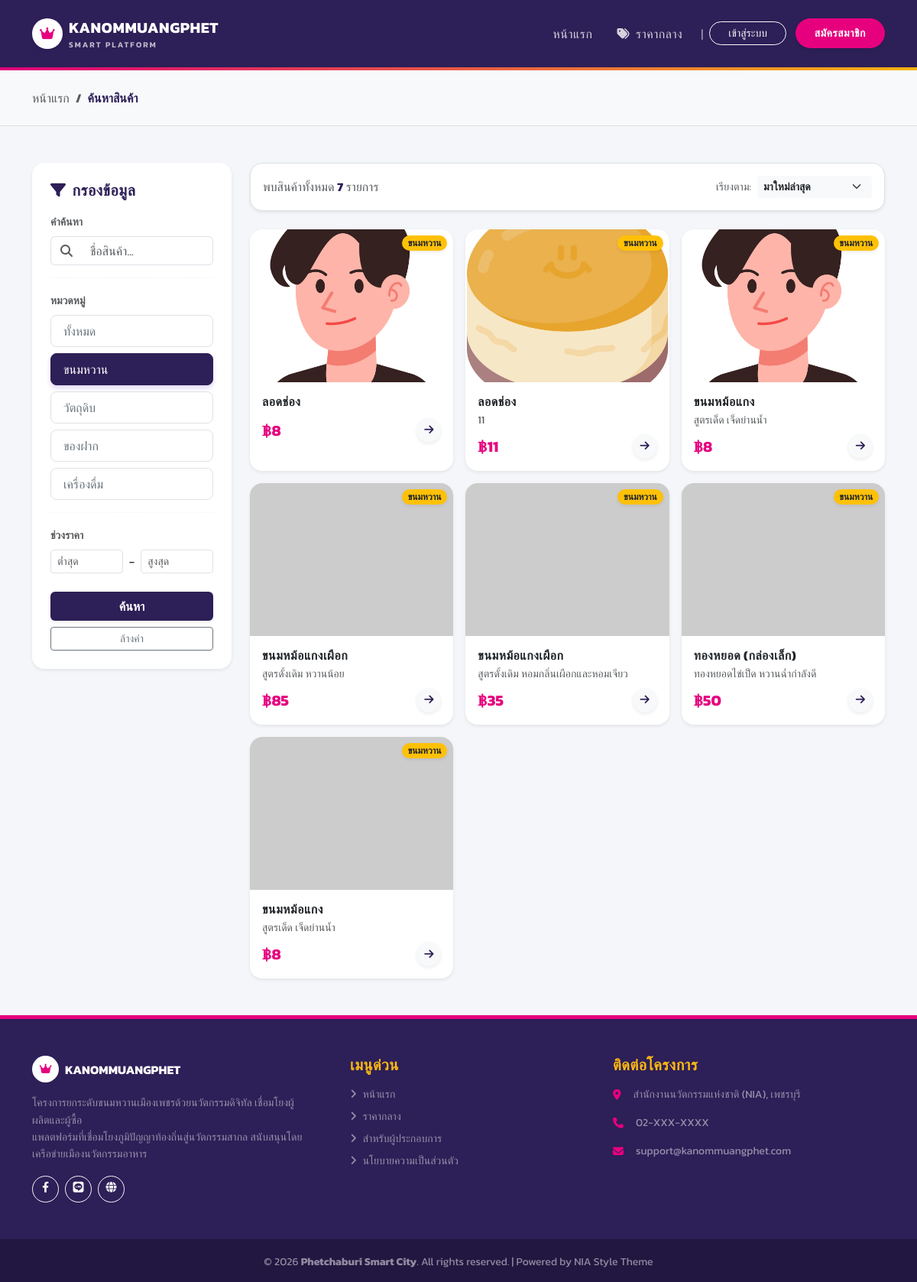
Screenshot of /search.php?category=dessert with the database file from the repository.
### tables this page shows
CREATE TABLE `products` (
  `id` int(11) NOT NULL,
  `shop_id` int(11) NOT NULL COMMENT 'เจ้าของสินค้า (Link ไปยัง users.id)',
  `name` varchar(255) NOT NULL,
  `description` text,
  `price` decimal(10,2) NOT NULL DEFAULT '0.00',
  `stock_qty` int(11) DEFAULT '100',
  `category` varchar(256) DEFAULT 'dessert',
  `image` varchar(255) DEFAULT NULL,
  `status` varchar(256) DEFAULT 'active',
  `created_at` timestamp NULL DEFAULT CURRENT_TIMESTAMP,
  `central_id` int(11) DEFAULT NULL COMMENT 'อ้างอิง central_ingredients.id'
);

### search.php (the view, shortened to what this page needs)
<?php
$search_q = $_GET['q'] ?? '';
$category_filter = $_GET['category'] ?? 'all';
$min_price = $_GET['min_price'] ?? '';
$max_price = $_GET['max_price'] ?? '';
$sort = $_GET['sort'] ?? 'newest';
$page = isset($_GET['page']) ? (int)$_GET['page'] : 1;
$limit = 9;
$offset = ($page - 1) * $limit;
$sql_base = "FROM products WHERE status = 'active'";
$params = [];
$types = "";
if ($category_filter !== 'all') {
    $sql_base .= " AND category = ?";
    $params[] = $category_filter;
    $types .= "s";
}
global $conn;
$count_sql = "SELECT COUNT(*) as total " . $sql_base;
$stmt = $conn->prepare($count_sql);
if(!empty($params)) {
    $stmt->bind_param($types, ...$params);
}
$stmt->execute();
$total_rows = $stmt->get_result()->fetch_assoc()['total'];
$order_by = "ORDER BY created_at DESC";
$final_sql = "SELECT * " . $sql_base . " " . $order_by . " LIMIT ?, ?";
$params[] = $offset;
$params[] = $limit;
$types .= "ii";
$stmt = $conn->prepare($final_sql);
if(!empty($params)) {
    $stmt->bind_param($types, ...$params);
}
$stmt->execute();
$result = $stmt->get_result();
$products = $result->fetch_all(MYSQLI_ASSOC);
include 'includes/header.php';
include 'includes/navbar.php';
?>
<div class="bg-light py-4 border-bottom">
    <div class="container">
        <nav aria-label="breadcrumb">
            <ol class="breadcrumb mb-0">
                <li class="breadcrumb-item"><a href="index.php" class="text-decoration-none text-muted">หน้าแรก</a></li>
                <li class="breadcrumb-item active text-purple fw-bold" aria-current="page">ค้นหาสินค้า</li>
            </ol>
        </nav>
    </div>
</div>
<div class="container py-5">
    <div class="row g-4">
        <div class="col-lg-3">
            <form action="search.php" method="GET" class="card border-0 shadow-sm rounded-4 sticky-top" style="top: 100px; z-index: 900;">
                <div class="card-body p-4">
                    <h5 class="fw-bold mb-3"><i class="fas fa-filter me-2 text-purple"></i>กรองข้อมูล</h5>
                    <div class="mb-3">
                        <label class="form-label small fw-bold text-muted">คำค้นหา</label>
                        <div class="input-group">
                            <span class="input-group-text bg-white border-end-0"><i class="fas fa-search text-muted"></i></span>
                            <input type="text" name="q" class="form-control border-start-0" placeholder="ชื่อสินค้า..." value="<?= htmlspecialchars($search_q) ?>">
                        </div>
                    </div>
                    <hr class="border-dashed my-3">
                    <div class="mb-3">
                        <label class="form-label small fw-bold text-muted">หมวดหมู่</label>
                        <?php
                            $cats = [
                                'all' => 'ทั้งหมด',
                                'dessert' => 'ขนมหวาน',
                                'material' => 'วัตถุดิบ',
                                'souvenir' => 'ของฝาก',
                                'drink' => 'เครื่องดื่ม'
                            ];
                        ?>
                        <div class="d-grid gap-2">
                            <?php foreach($cats as $key => $label): ?>
                            <label class="custom-radio-btn">
                                <span class="content py-2 px-3 rounded-3 d-block border w-100 text-start">
                                    <?= $label ?>
                                </span>
                            </label>
                            <?php endforeach; ?>
                        </div>
                    </div>
                    <hr class="border-dashed my-3">
                    <div class="mb-3">
                        <label class="form-label small fw-bold text-muted">ช่วงราคา</label>
                        <div class="d-flex align-items-center gap-2">
                            <input type="number" name="min_price" class="form-control form-control-sm" placeholder="ต่ำสุด" value="<?= htmlspecialchars($min_price) ?>">
                            <span>-</span>
                            <input type="number" name="max_price" class="form-control form-control-sm" placeholder="สูงสุด" value="<?= htmlspecialchars($max_price) ?>">
                        </div>
                    </div>
                    <div class="d-grid gap-2 mt-4">
                        <button type="submit" class="btn btn-purple shadow-sm fw-bold">ค้นหา</button>
                        <a href="search.php" class="btn btn-outline-secondary btn-sm">ล้างค่า</a>
                    </div>
                </div>
            </form>
        </div>
        <div class="col-lg-9">
            <div class="d-md-flex justify-content-between align-items-center mb-4 bg-white p-3 rounded-4 shadow-sm border">
                <div class="mb-2 mb-md-0">
                    <span class="text-muted">พบสินค้าทั้งหมด <strong class="text-purple"><?= $total_rows ?></strong> รายการ</span>
                </div>
                <div class="d-flex align-items-center">
                    <label class="me-2 small text-muted text-nowrap">เรียงตาม:</label>
                    <select name="sort" class="form-select form-select-sm border-0 bg-light fw-bold" style="width: 150px;" onchange="updateSort(this.value)">
                        <option value="newest" <?= $sort == 'newest' ? 'selected' : '' ?>>มาใหม่ล่าสุด</option>
                    </select>
                </div>
            </div>
            <div class="row g-3">
                <?php if (count($products) > 0): ?>
                    <?php foreach ($products as $p): ?>
                    <div class="col-6 col-md-4">
                        <div class="card h-100 border-0 shadow-sm product-card" style="border-radius: 16px; overflow: hidden; transition: 0.3s;">
                            <a href="shop_detail.php?id=<?= $p['shop_id'] ?>" class="text-decoration-none text-dark">
                                <div class="position-relative">
                                    <?php
                                        $img = $p['image'];
                                        if(!filter_var($img, FILTER_VALIDATE_URL)) $img = 'uploads/kanom/' . $img;
                                    ?>
                                    <img src="<?= $img ?>" class="card-img-top" alt="<?= htmlspecialchars($p['name']) ?>"
                                         style="height: 200px; object-fit: cover;"
                                         onerror="this.onerror=null; this.src='https://placehold.co/400x300?text=No+Image';">
                                    <?php if($p['category']=='dessert'): ?>
                                        <span class="position-absolute top-0 end-0 m-2 badge bg-warning text-dark rounded-pill shadow-sm small">ขนมหวาน</span>
                                    <?php endif; ?>
                                </div>
                                <div class="card-body p-3">
                                    <h6 class="card-title fw-bold mb-1 text-truncate"><?= htmlspecialchars($p['name']) ?></h6>
                                    <p class="text-muted small mb-2 text-truncate"><?= htmlspecialchars($p['description']) ?></p>
                                    <div class="d-flex justify-content-between align-items-center">
                                        <span class="fw-bold text-magenta fs-5">฿<?= number_format($p['price']) ?></span>
                                        <button class="btn btn-sm btn-light text-purple rounded-circle shadow-sm" style="width: 32px; height: 32px; padding: 0;">
                                            <i class="fas fa-arrow-right"></i>
                                        </button>
                                    </div>
                                </div>
                            </a>
                        </div>
                    </div>
                    <?php endforeach; ?>
                <?php endif; ?>
            </div>
        </div>
    </div>
</div>
<?php include 'includes/footer.php'; ?>

### assets/style.css (style rules this page uses)
:root { --nia-magenta: #E6007E; --nia-purple: #2D1F57; --nia-gold: #FDB913; --nia-bg: #F4F6F9; --text-dark: #333333; --text-muted: #6c757d; }
body { font-family: 'Kanit', sans-serif; background-color: var(--nia-bg); color: var(--text-dark); -webkit-font-smoothing: antialiased; }
h1, h2, h3, h4, h5, h6 { font-weight: 600; color: var(--nia-purple); letter-spacing: -0.5px; }
a { text-decoration: none; transition: all 0.2s ease; }
.text-magenta { color: var(--nia-magenta) !important; }
.text-purple { color: var(--nia-purple) !important; }
.card { border: none; background: white; transition: all 0.3s ease; }

### search.php (style rules this page uses)
.custom-radio-btn .content { cursor: pointer; transition: 0.2s; color: #6c757d; border-color: #dee2e6 !important; }
.custom-radio-btn input:checked + .content { background-color: var(--nia-purple); color: white; border-color: var(--nia-purple) !important; box-shadow: 0 4px 6px rgba(111, 66, 193, 0.2); }
.border-dashed { border-style: dashed !important; border-color: #dee2e6; }
.btn-purple { background-color: var(--nia-purple); color: white; }

### rows the page displays
products: category "ขนมหวาน", name "ลอดช่อง", price "8"
products: shows a picture, category "ขนมหวาน", name "ลอดช่อง", description "11", price "11"
products: category "ขนมหวาน", name "ขนมหม้อแกง", description "สูตรเด็ด เจ็ดย่านน้ำ", price "8"
products: category "ขนมหวาน", name "ขนมหม้อแกงเผือก", description "สูตรดั้งเดิม หวานน้อย", price "85"
products: category "ขนมหวาน", name "ขนมหม้อแกงเผือก", description "สูตรดั้งเดิม หอมกลิ่นเผือกและหอมเจียว", price "35"
products: category "ขนมหวาน", name "ทองหยอด (กล่องเล็ก)", description "ทองหยอดไข่เป็ด หวานฉ่ำกำลังดี", price "50"
products: category "ขนมหวาน", name "ขนมหม้อแกง", description "สูตรเด็ด เจ็ดย่านน้ำ", price "8"

### other values shown
$label "ทั้งหมด"
$label "ขนมหวาน"
$label "วัตถุดิบ"
$label "ของฝาก"
$label "เครื่องดื่ม"
$total_rows "7"
$config['app']['desc'] "โครงการยกระดับขนมหวานเมืองเพชรด้วยนวัตกรรมดิจิทัล เชื่อมโยงผู้ผลิตและผู้ซื้อ"
$config['contact']['address'] "สำนักงานนวัตกรรมแห่งชาติ (NIA), เพชรบุรี"
$config['contact']['phone'] "02-XXX-XXXX"
$config['contact']['email'] "support@kanommuangphet.com"
